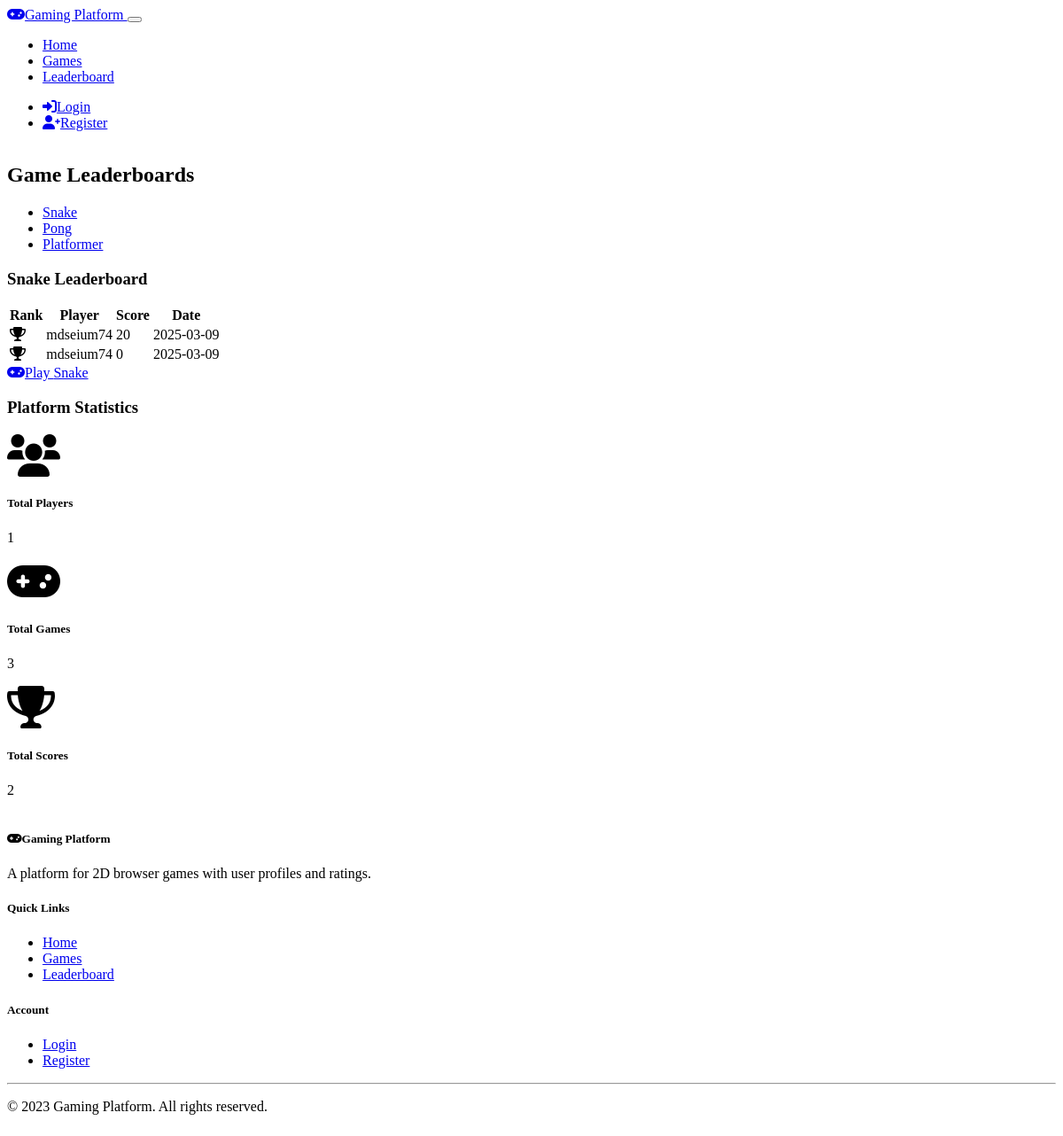
The app's page /leaderboard with its own data.
### models.py (models this page shows, shortened)
class Game(db.Model):
    id = db.Column(db.Integer, primary_key=True)
    title = db.Column(db.String(100), nullable=False)
    description = db.Column(db.Text, nullable=False)
    instructions = db.Column(db.Text, nullable=False)
    game_type = db.Column(db.String(50), nullable=False)
    scores = db.relationship('Score', backref='game', lazy='dynamic')
    ratings = db.relationship('Rating', backref='game', lazy='dynamic')
    comments = db.relationship('Comment', backref='game', lazy='dynamic')

class Score(db.Model):
    id = db.Column(db.Integer, primary_key=True)
    score = db.Column(db.Integer, nullable=False)
    date = db.Column(db.DateTime, default=datetime.utcnow)
    user_id = db.Column(db.Integer, db.ForeignKey('user.id'), nullable=False)
    game_id = db.Column(db.Integer, db.ForeignKey('game.id'), nullable=False)

class User(UserMixin, db.Model):
    id = db.Column(db.Integer, primary_key=True)
    username = db.Column(db.String(64), unique=True, nullable=False)
    email = db.Column(db.String(120), unique=True, nullable=False)
    password_hash = db.Column(db.String(256), nullable=False)
    date_joined = db.Column(db.DateTime, default=datetime.utcnow)
    scores = db.relationship('Score', backref='user', lazy='dynamic')
    ratings = db.relationship('Rating', backref='user', lazy='dynamic')
    comments = db.relationship('Comment', backref='user', lazy='dynamic')

### routes.py (the view)
    @app.route('/leaderboard')
    def leaderboard():
        games = Game.query.all()
        selected_game_id = request.args.get('game_id', type=int)
        if selected_game_id:
            selected_game = Game.query.get_or_404(selected_game_id)
            top_scores = Score.query.filter_by(game_id=selected_game_id).order_by(Score.score.desc()).limit(20).all()
        else:
            selected_game = games[0] if games else None
            top_scores = Score.query.filter_by(game_id=selected_game.id).order_by(Score.score.desc()).limit(20).all() if selected_game else []
        total_users = User.query.count()
        total_scores = Score.query.count()
        return render_template('leaderboard.html',
                               games=games,
                               selected_game=selected_game,
                               top_scores=top_scores,
                               total_users=total_users,
                               total_scores=total_scores)

### templates/leaderboard.html (shortened to what this page needs)
{% extends 'base.html' %}
{% block content %}
<div class="container">
    <div class="row mt-4">
        <div class="col-12">
            <h2 class="mb-4">Game Leaderboards</h2>
            <div class="card">
                <div class="card-header">
                    <ul class="nav nav-tabs card-header-tabs">
                        {% for game in games %}
                            <li class="nav-item">
                                <a class="nav-link {% if selected_game.id == game.id %}active{% endif %}"
                                   href="{{ url_for('leaderboard', game_id=game.id) }}">
                                    {{ game.title }}
                                </a>
                            </li>
                        {% endfor %}
                    </ul>
                </div>
                <div class="card-body">
                    {% if selected_game %}
                        <h3 class="mb-4">{{ selected_game.title }} Leaderboard</h3>
                        <div class="table-responsive">
                            <table class="table table-hover">
                                <thead>
                                    <tr>
                                        <th scope="col">Rank</th>
                                        <th scope="col">Player</th>
                                        <th scope="col">Score</th>
                                        <th scope="col">Date</th>
                                    </tr>
                                </thead>
                                <tbody>
                                    {% for score in top_scores %}
                                        <tr class="leaderboard-item {% if current_user.is_authenticated and score.user_id == current_user.id %}highlight-score{% endif %}">
                                            <td>
                                                {% if loop.index == 1 %}
                                                    <i class="fas fa-trophy text-warning"></i>
                                                {% elif loop.index == 2 %}
                                                    <i class="fas fa-trophy text-secondary"></i>
                                                {% elif loop.index == 3 %}
                                                    <i class="fas fa-trophy" style="color: #cd7f32;"></i>
                                                {% else %}
                                                    {{ loop.index }}
                                                {% endif %}
                                            </td>
                                            <td>{{ score.user.username }}</td>
                                            <td class="fw-bold">{{ score.score }}</td>
                                            <td>{{ score.date.strftime('%Y-%m-%d') }}</td>
                                        </tr>
                                    {% endfor %}
                                </tbody>
                            </table>
                        </div>
                        <div class="text-center mt-4">
                            <a href="{{ url_for('game', game_id=selected_game.id) }}" class="btn btn-primary">
                                <i class="fas fa-gamepad me-2"></i>Play {{ selected_game.title }}
                            </a>
                        </div>
                    {% else %}
                        <div class="alert alert-info">
                            No games available. Please check back later.
                        </div>
                    {% endif %}
                </div>
            </div>
        </div>
    </div>
    <div class="row mt-5">
        <div class="col-12">
            <h3 class="mb-4">Platform Statistics</h3>
            <div class="row g-4">
                <div class="col-md-4">
                    <div class="card text-center h-100">
                        <div class="card-body">
                            <i class="fas fa-users fa-3x text-primary mb-3"></i>
                            <h5 class="card-title">Total Players</h5>
                            <p class="card-text display-6">{{ total_users }}</p>
                        </div>
                    </div>
                </div>
                <div class="col-md-4">
                    <div class="card text-center h-100">
                        <div class="card-body">
                            <i class="fas fa-gamepad fa-3x text-primary mb-3"></i>
                            <h5 class="card-title">Total Games</h5>
                            <p class="card-text display-6">{{ games|length }}</p>
                        </div>
                    </div>
                </div>
                <div class="col-md-4">
                    <div class="card text-center h-100">
                        <div class="card-body">
                            <i class="fas fa-trophy fa-3x text-primary mb-3"></i>
                            <h5 class="card-title">Total Scores</h5>
                            <p class="card-text display-6">{{ total_scores }}</p>
                        </div>
                    </div>
                </div>
            </div>
        </div>
    </div>
</div>
{% endblock %}

### static/css/style.css (style rules this page uses)
body { min-height: 100vh; display: flex; flex-direction: column; }
.leaderboard-item { transition: background-color 0.2s ease; }

### records on screen
Game: title "Snake"
Game: title "Pong"
Game: title "Platformer"
Score: user.username "mdseium74", score "20", date "2025-03-09"
Score: user.username "mdseium74", score "0", date "2025-03-09"

### other values on screen
{{ total_users }} "1"
{{ games|length }} "3"
{{ total_scores }} "2"
